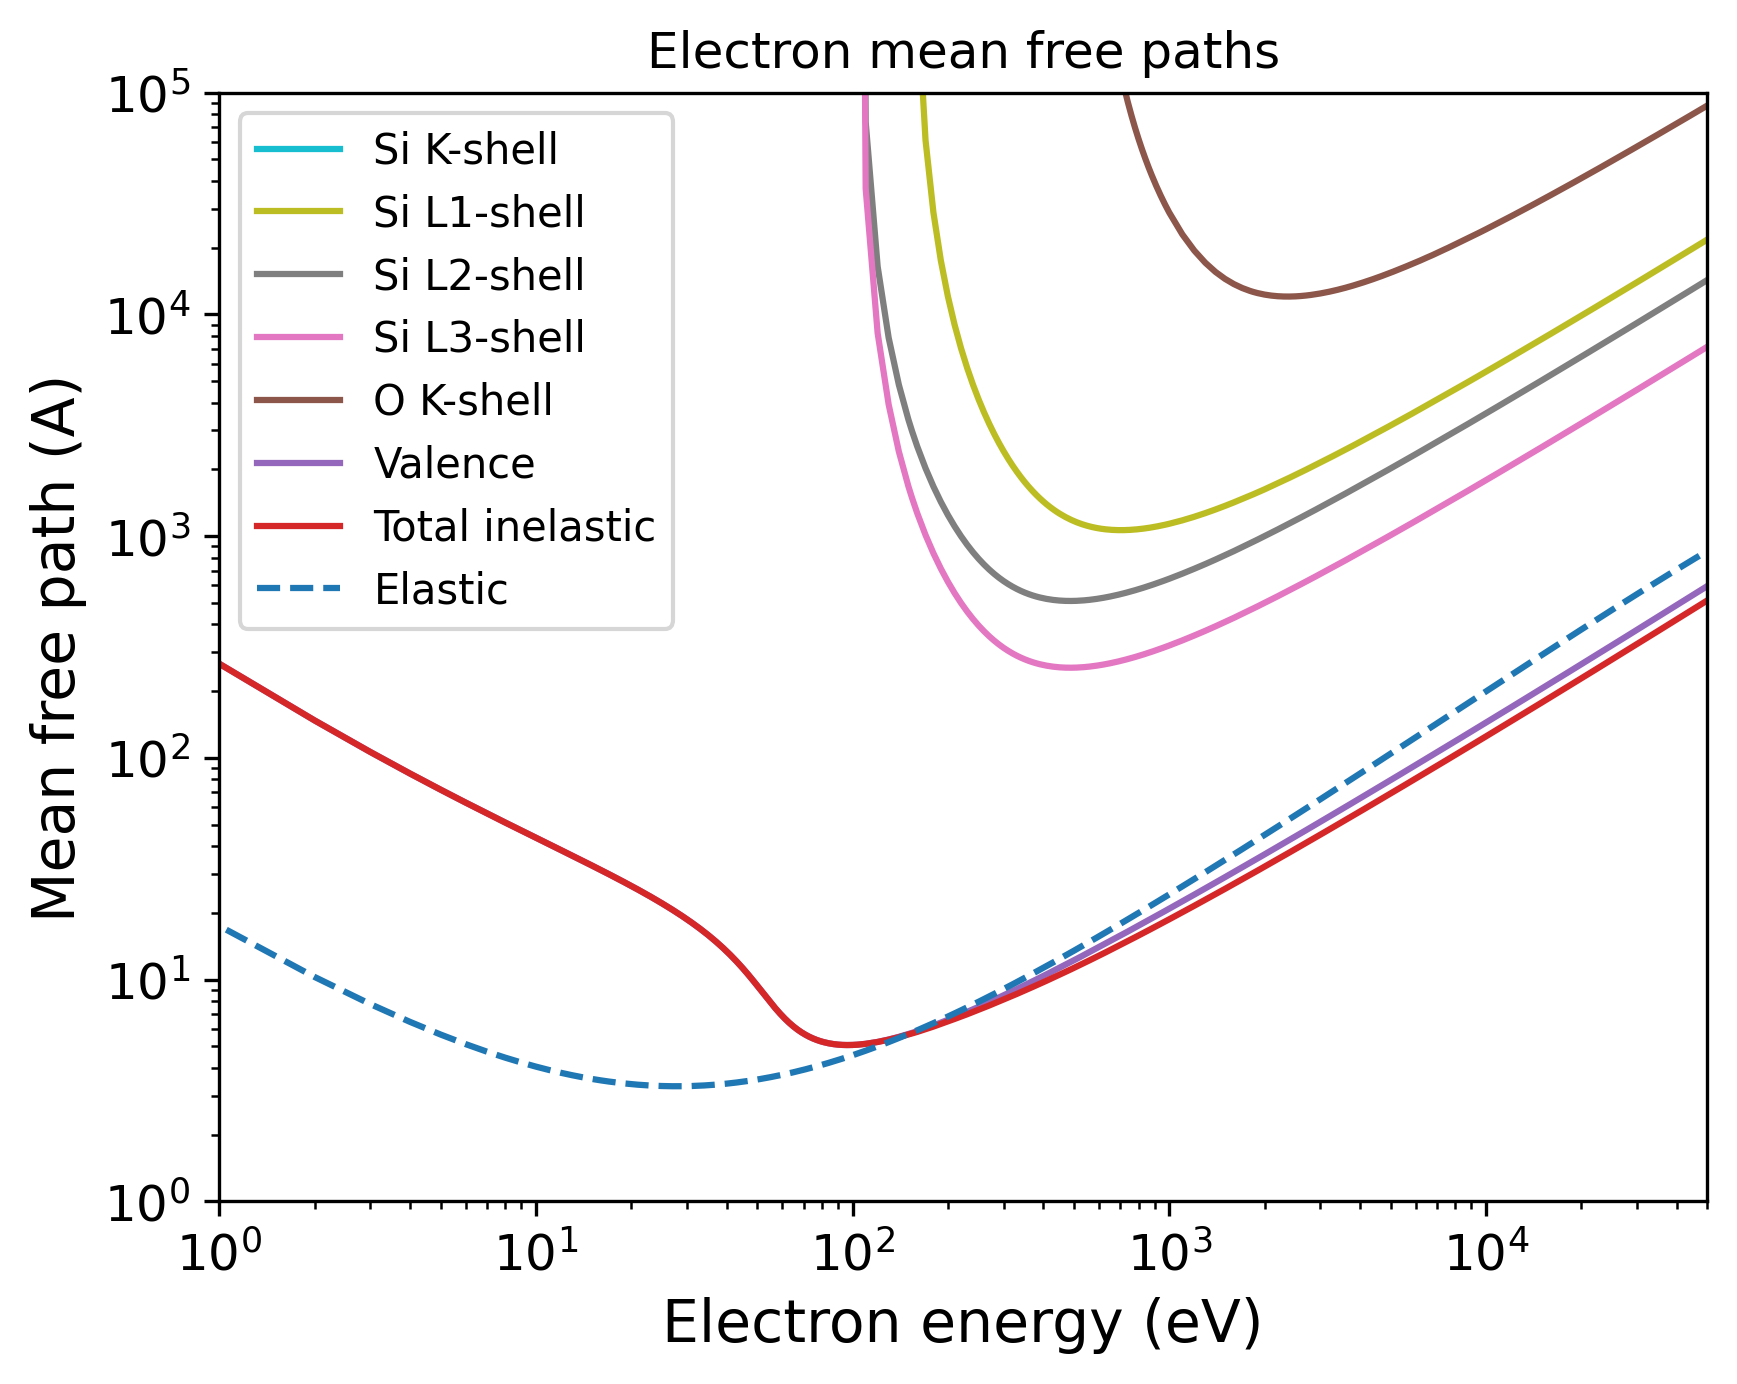

This chart was generated by the following Python code:
import pandas as pd
import numpy as np
import matplotlib.pyplot as plt
import matplotlib.cm as cm
# Set the format:
plt.xlabel("Electron energy (eV)", fontsize=14)
plt.ylabel("Mean free path (A)", fontsize=14)
plt.xticks(fontsize=12)
plt.yticks(fontsize=12)
plt.grid(False)
# Set the axes:
# Read the output file:
df = pd.read_csv(r"OUTPUT_Fused_silica_Electron_IMFP.dat", sep=r'\s+', header=None, comment="#", skipinitialspace=True)
plt.xscale("log")
plt.yscale("log")
# Prepare the plot:
columns_to_plot = [1, 2, 3, 4, 5, 6, 7]
labels = ["Si K-shell", "Si L1-shell", "Si L2-shell", "Si L3-shell", "O K-shell", "Valence", "Total inelastic"]
# Create N distinct colors from a colormap
N = len(columns_to_plot)
colors = plt.cm.tab10(np.linspace(1, 0, 10))
# Set line styles:
linestyles = ["-", "-", "-", "-", "-", "-", "-"]
for i, col in enumerate(columns_to_plot):
    color = colors[i % len(colors)]
    ls    = linestyles[i % len(linestyles)]
    label = labels[i % len(labels)]
    plt.plot(df.iloc[:, 0], df.iloc[:, col],
    color=color,
    label=label,
    linestyle=ls)
# Add a curve from the second file
df2 = pd.read_csv(r"OUTPUT_Fused_silica_Electron_EMFP.dat", sep=r'\s+', header=None, comment="#", skipinitialspace=True)
columns_to_plot2 = [3]
labels2 = ["Elastic"]
# Create second part of the plot:
for col, label in zip(columns_to_plot2, labels2):
    plt.plot(df2.iloc[:, 0], df2.iloc[:, col], label=label, linestyle="--")
plt.xlim(1.00000000,50000.00000000)
plt.ylim(1.00000000,100000.00000000)
plt.title("Electron mean free paths")
plt.legend(loc="best", fontsize=10)
# Save the plot in this format:
plt.savefig("OUTPUT_MFP_electron.png", dpi=300, bbox_inches="tight")
